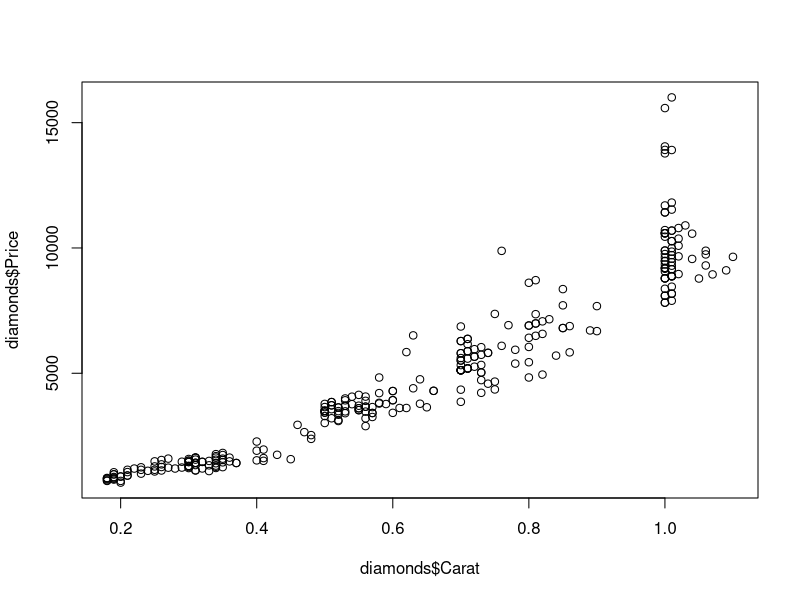
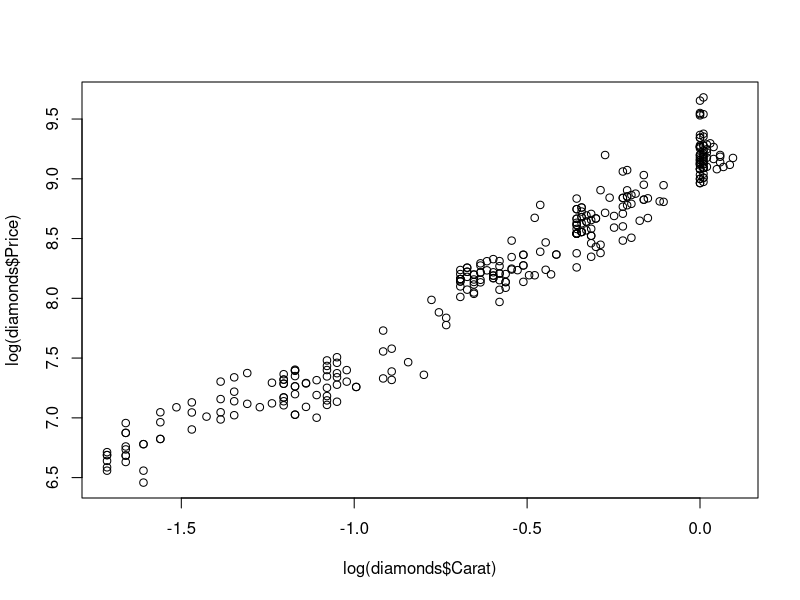
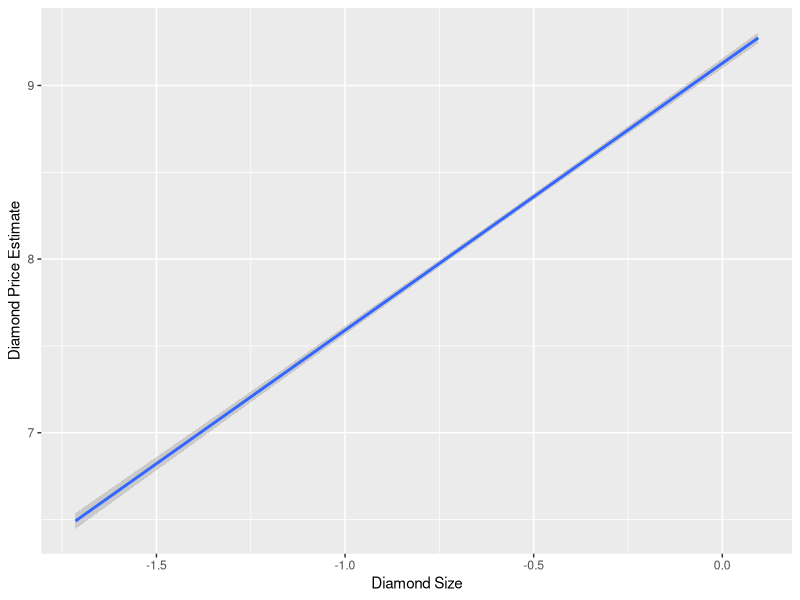
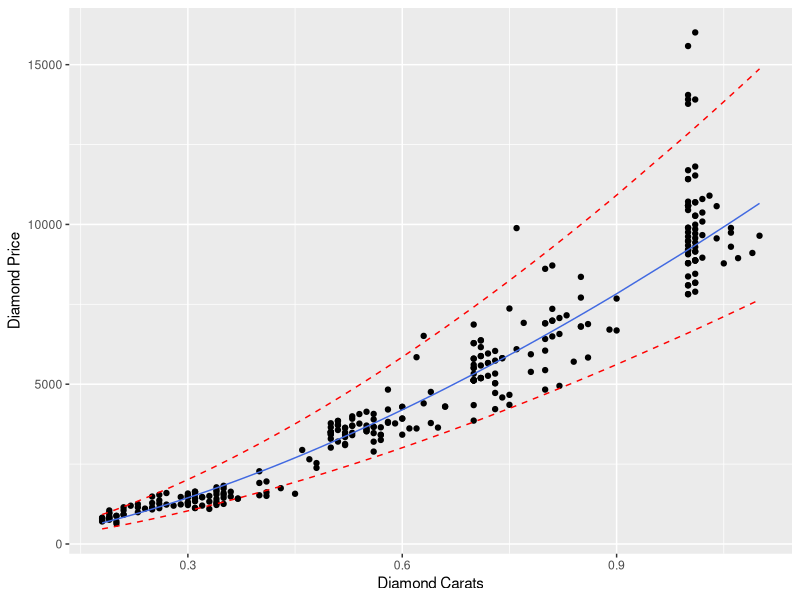

Source code (R) for these figures, in order:
# read in data from: http://jse.amstat.org/v9n2/4Cdata.txt

diamonds <- read.table(text = "0.3  D VS2  GIA  1302
0.3  E VS1  GIA  1510
0.3  G VVS1 GIA  1510
0.3  G VS1  GIA  1260
0.31 D VS1  GIA  1641
0.31 E VS1  GIA  1555
0.31 F VS1  GIA  1427
0.31 G VVS2 GIA  1427
0.31 H VS2  GIA  1126
0.31 I VS1  GIA  1126
0.32 F VS1  GIA  1468
0.32 G VS2  GIA  1202
0.33 E VS2  GIA  1327
0.33 I VS2  GIA  1098
0.34 E VS1  GIA  1693
0.34 F VS1  GIA  1551
0.34 G VS1  GIA  1410
0.34 G VS2  GIA  1269
0.34 H VS1  GIA  1316
0.34 H VS2  GIA  1222
0.35 E VS1  GIA  1738
0.35 F VS1  GIA  1593
0.35 G VS1  GIA  1447
0.35 H VS2  GIA  1255
0.36 F VS1  GIA  1635
0.36 H VVS2 GIA  1485
0.37 F VS2  GIA  1420
0.37 H VS1  GIA  1420
0.4  F VS1  GIA  1911
0.4  H VS1  GIA  1525
0.41 F VS1  GIA  1956
0.43 H VVS2 GIA  1747
0.45 I VS1  GIA  1572
0.46 E VVS2 GIA  2942
0.48 G VVS2 GIA  2532
0.5  E VS1  GIA  3501
0.5  E VS1  GIA  3501
0.5  F VVS2 GIA  3501
0.5  F VS1  GIA  3293
0.5  G VS1  GIA  3016
0.51 F VVS2 GIA  3567
0.51 G VS1  GIA  3205
0.52 D VS2  GIA  3490
0.52 E VS1  GIA  3635
0.52 F VVS2 GIA  3635
0.52 F VS1  GIA  3418
0.53 D VS1  GIA  3921
0.53 F VVS2 GIA  3701
0.53 F VS1  GIA  3480
0.53 G VVS2 GIA  3407
0.54 E VS1  GIA  3767
0.54 F VVS1 GIA  4066
0.55 E VVS2 GIA  4138
0.55 F VS1  GIA  3605
0.55 G VVS2 GIA  3529
0.56 F VS1  GIA  3667
0.56 I VVS2 GIA  2892
0.57 G VVS2 GIA  3651
0.59 G VVS2 GIA  3773
0.6  F VS1  GIA  4291
0.62 E VVS1 GIA  5845
0.63 G VVS2 GIA  4401
0.64 G VVS1 GIA  4759
0.66 H VVS1 GIA  4300
0.7  F VS1  GIA  5510
0.7  G VS1  GIA  5122
0.7  H VVS2 GIA  5122
0.7  I VS2  GIA  3861
0.71 F VVS2 GIA  5881
0.71 F VS1  GIA  5586
0.71 F VS2  GIA  5193
0.71 H VVS2 GIA  5193
0.72 F VS2  GIA  5263
0.8  I VVS2 GIA  5441
0.82 I VS2  GIA  4948
0.84 H VS2  GIA  5705
0.85 F VS2  GIA  6805
0.86 H VVS2 GIA  6882
0.89 H VS1  GIA  6709
0.9  I VVS2 GIA  6682
0.5  E VS1  GIA  3501
0.5  G VVS1 GIA  3432
0.51 F VVS1 GIA  3851
0.55 H IF   GIA  3605
0.56 E VS1  GIA  3900
0.57 H VVS1 GIA  3415
0.6  H IF   GIA  4291
0.63 E IF   GIA  6512
0.7  E VS1  GIA  5800
0.7  F VVS1 GIA  6285
0.7  F VS2  GIA  5122
0.7  F VS2  GIA  5122
0.7  G VS1  GIA  5122
0.7  H VVS2 GIA  5122
0.71 D VS1  GIA  6372
0.71 E VS1  GIA  5881
0.71 H VVS2 GIA  5193
0.72 E VS1  GIA  5961
0.72 H VVS1 GIA  5662
0.73 E VS2  GIA  5738
0.73 H VS1  GIA  5030
0.73 H VS1  GIA  5030
0.73 I VVS1 GIA  4727
0.73 I VS1  GIA  4221
0.74 G VVS2 GIA  5815
0.74 H VS2  GIA  4585
0.75 D VVS2 GIA  7368
0.75 I VVS2 GIA  4667
0.75 I VS1  GIA  4355
0.76 D IF   GIA  9885
0.77 F VVS1 GIA  6919
0.78 H VS1  GIA  5386
0.8  I VS2  GIA  4832
0.83 E VS2  GIA  7156
0.9  F VS1  GIA  7680
1    D VVS1 GIA 15582
1    D VS1  GIA 11419
1    E VS1  GIA 10588
1    E VS2  GIA  9757
1    F IF   GIA 13913
1    F VVS2 GIA 10588
1    F VS1  GIA 10713
1    F VS2  GIA  9480
1    G VVS2 GIA  9896
1    G VS1  GIA  9619
1    G VS2  GIA  9169
1    G VS2  GIA  9203
1    H VS2  GIA  8788
1    I VS1  GIA  8095
1    I VS2  GIA  7818
1.01 D VVS1 GIA 16008
1.01 E VS1  GIA 10692
1.01 E VS2  GIA  9853
1.01 F VS1  GIA 10272
1.01 F VS2  GIA  9573
1.01 H VS1  GIA  9153
1.01 H VS2  GIA  8873
1.01 I VVS1 GIA  8873
1.01 I VVS2 GIA  8455
1.01 I VS2  GIA  7895
1.02 F VS1  GIA 10372
1.02 F VS2  GIA  9666
1.02 G VVS2 GIA 10090
1.03 E VS1  GIA 10900
1.04 F VS1  GIA 10571
1.04 I IF   GIA  9563
1.05 I VVS2 GIA  8781
1.06 G VS2  GIA  9743
1.06 H VS2  GIA  9302
1.07 I VVS2 GIA  8945
1.1  H VS2  GIA  9646
0.18 F VVS1 IGI   823
0.18 F VVS2 IGI   765
0.18 G IF   IGI   803
0.18 G IF   IGI   803
0.18 G VVS2 IGI   705
0.18 H IF   IGI   725
0.19 D VVS2 IGI   967
0.19 E IF   IGI  1050
0.19 F IF   IGI   967
0.19 F VVS1 IGI   863
0.19 F VVS2 IGI   800
0.19 G IF   IGI   842
0.19 G VVS1 IGI   800
0.19 H IF   IGI   758
0.2  D VS1  IGI   880
0.2  G IF   IGI   880
0.2  G VS1  IGI   705
0.2  G VS2  IGI   638
0.21 D VS1  IGI   919
0.21 E IF   IGI  1149
0.21 F IF   IGI  1057
0.21 G IF   IGI   919
0.22 E IF   IGI  1198
0.23 E IF   IGI  1248
0.23 F IF   IGI  1147
0.23 G IF   IGI   995
0.24 H IF   IGI  1108
0.25 F IF   IGI  1485
0.25 G IF   IGI  1283
0.25 H IF   IGI  1149
0.25 I IF   IGI  1082
0.26 F IF   IGI  1539
0.26 F VVS1 IGI  1365
0.26 F VVS2 IGI  1260
0.26 I IF   IGI  1121
0.27 F IF   IGI  1595
0.27 H IF   IGI  1233
0.28 I IF   IGI  1199
0.29 G IF   IGI  1471
0.29 I IF   IGI  1238
0.3  E VVS2 IGI  1580
0.3  F VVS2 IGI  1459
0.3  G VVS1 IGI  1459
0.3  H VVS2 IGI  1218
0.3  I IF   IGI  1299
0.31 E VVS2 IGI  1628
0.31 F VVS1 IGI  1628
0.31 I IF   IGI  1337
0.32 H IF   IGI  1462
0.33 H IF   IGI  1503
0.34 F VVS1 IGI  1773
0.34 F VVS2 IGI  1636
0.35 F VVS1 IGI  1821
0.35 G VVS2 IGI  1540
0.4  G IF   IGI  2276
0.41 I VVS1 IGI  1616
0.41 I VVS2 IGI  1506
0.47 F VVS2 IGI  2651
0.48 F VS1  IGI  2383
0.5  G IF   IGI  3652
0.51 E VVS2 IGI  3722
0.51 F VVS1 IGI  3722
0.52 I IF   IGI  3095
0.55 F VVS2 IGI  3706
0.56 E VVS2 IGI  4070
0.56 G VVS2 IGI  3470
0.58 E VVS1 IGI  4831
0.58 F VVS1 IGI  4209
0.58 G VVS1 IGI  3821
0.7  G VVS1 IGI  5607
0.7  G VVS2 IGI  5326
0.71 D VS1  IGI  6160
0.76 F VVS2 IGI  6095
0.78 G VVS2 IGI  5937
1    H VVS2 IGI  9342
1.01 G VS1  IGI  9713
1.01 H VS2  IGI  8873
1.01 I VS1  IGI  8175
0.5  F VVS1 HRD  3778
0.5  G VVS1 HRD  3432
0.51 F VVS1 HRD  3851
0.52 E VS2  HRD  3346
0.52 H VVS1 HRD  3130
0.53 F VVS1 HRD  3995
0.53 F VVS2 HRD  3701
0.55 G VVS2 HRD  3529
0.56 F VS1  HRD  3667
0.56 F VS2  HRD  3202
0.57 F VS2  HRD  3256
0.57 H VVS1 HRD  3415
0.58 H IF   HRD  3792
0.6  G VS1  HRD  3925
0.6  G VS2  HRD  3421
0.6  H VVS1 HRD  3925
0.61 H VVS2 HRD  3616
0.62 I VVS2 HRD  3615
0.64 H VVS2 HRD  3785
0.65 I VVS2 HRD  3643
0.66 H VVS1 HRD  4300
0.7  E VVS1 HRD  6867
0.7  E VVS2 HRD  6285
0.7  G VVS1 HRD  5800
0.7  G VVS2 HRD  5510
0.7  H VS2  HRD  4346
0.71 G IF   HRD  6372
0.71 H VVS2 HRD  5193
0.72 H VVS1 HRD  5662
0.73 F VS2  HRD  5333
0.73 G VVS1 HRD  6041
0.74 H VVS1 HRD  5815
0.8  F IF   HRD  8611
0.8  F VS1  HRD  6905
0.8  G VVS2 HRD  6905
0.8  H VVS2 HRD  6416
0.8  H VS1  HRD  6051
0.81 E VVS1 HRD  8715
0.81 E VS2  HRD  6988
0.81 F VS1  HRD  6988
0.81 G VS1  HRD  6495
0.81 H IF   HRD  7358
0.82 F VS2  HRD  6572
0.82 G VVS2 HRD  7072
0.85 F VVS1 HRD  8359
0.85 F VS2  HRD  6805
0.85 G VVS1 HRD  7711
0.86 H VS2  HRD  5835
1    D VVS2 HRD 13775
1    E VVS1 HRD 14051
1    E VVS2 HRD 11419
1    E VS1  HRD 10588
1    F VVS1 HRD 11696
1    F VVS2 HRD 10588
1    G VVS1 HRD 10450
1    G VVS2 HRD  9896
1    G VS2  HRD  9203
1    H VVS1 HRD  9480
1    H VS1  HRD  9065
1    H VS2  HRD  8788
1    I VVS1 HRD  8788
1    I VVS2 HRD  8372
1    I VS1  HRD  8095
1    I VS2  HRD  7818
1.01 D VVS2 HRD 13909
1.01 E VVS2 HRD 11531
1.01 E VS1  HRD 10692
1.01 F VVS1 HRD 11811
1.01 F VS1  HRD 10272
1.01 G VVS2 HRD  9993
1.01 G VS2  HRD  9293
1.01 H VVS2 HRD  9433
1.01 H VS1  HRD  9153
1.01 I VVS1 HRD  8873
1.01 I VS1  HRD  8175
1.02 F VVS2 HRD 10796
1.06 H VVS2 HRD  9890
1.02 H VS2  HRD  8959
1.09 I VVS2 HRD  9107", sep = "", header = FALSE)

#check data read in correctly
head(diamonds)
tail(diamonds)
str(diamonds)

#add column names
names(diamonds) <- c("Carat", "Color", "Clarity", "Cert", "Price")
str(diamonds)

#explore data to find best for fitting model
plot(diamonds$Carat, diamonds$Price)
plot(log(diamonds$Carat), log(diamonds$Price))
#the ln of the data appears to better fulfill assumptions of:
# ADDITIVE relationship, CONSTANT VARIANCE, and FEW (to no) OUTLIERS

#Analysis:
#response variable, explanatory variable (insert here)

#model: log(Price) = beta0 + beta1 log(Carat) + epsilon, epsilon~N(0,sigma^2)
diamonds_out <- lm(log(Price) ~ log(Carat), data = diamonds)

#table of estimates and std errors and t-statistic
summary(diamonds_out)

#interpretation of log(Carat) estimate from table:
#For a one unit increase in log(Carat), we estimate 
# an increase in log(Price) of 1.537 on average

# ANOVA table
anova(diamonds_out)

# 95% confidence interval
confint(diamonds_out)

#create prediction graph with bands
#attach library
library(ggplot2)

#create plot that proves strength of model to jewelry store owner
qplot(log(Carat), log(Price), data = diamonds, geom = 'smooth', formula = y ~ x,
      method = 'lm', se = TRUE, xlab = 'Diamond Size', ylab = 'Diamond Price Estimate')

#create plot for couple that is ring shopping
#remember to untransform using exp at the beginning (as below)
exp(predict(diamonds_out, newdata=data.frame(Carat = 1), interval='prediction'))

#create prediction graphic
plot_df <- cbind(diamonds, exp(predict(diamonds_out, interval = "prediction")))
ggplot(plot_df, aes(Carat, Price)) +
    xlab('Diamond Carats') +
    ylab('Diamond Price') +
    geom_point() +
    geom_line(aes(y = fit), color = 'royalblue') +
    geom_line(aes(y = lwr), color = 'red', linetype = 'dashed') +
    geom_line(aes(y = upr), color = 'red', linetype = 'dashed')

#we can't really use r-squared (read here for info http://blog.minitab.com/blog/adventures-in-statistics-2/regression-analysis-how-do-i-interpret-r-squared-and-assess-the-goodness-of-fit)
# because r-squared is taking the log(carat) and log(price) rather than untransformed values

#calculate better goodness-of-fit measure
summary(abs(diamonds$Price - exp(predict(diamonds_out))))